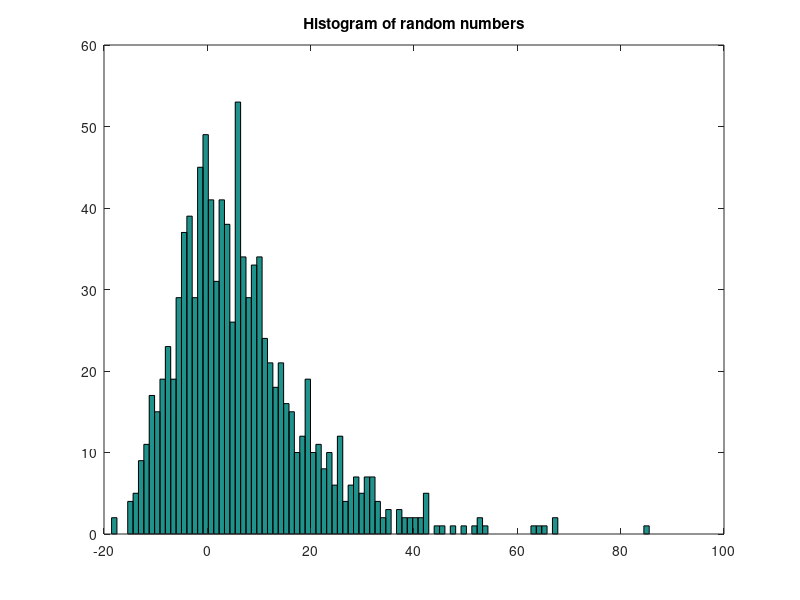
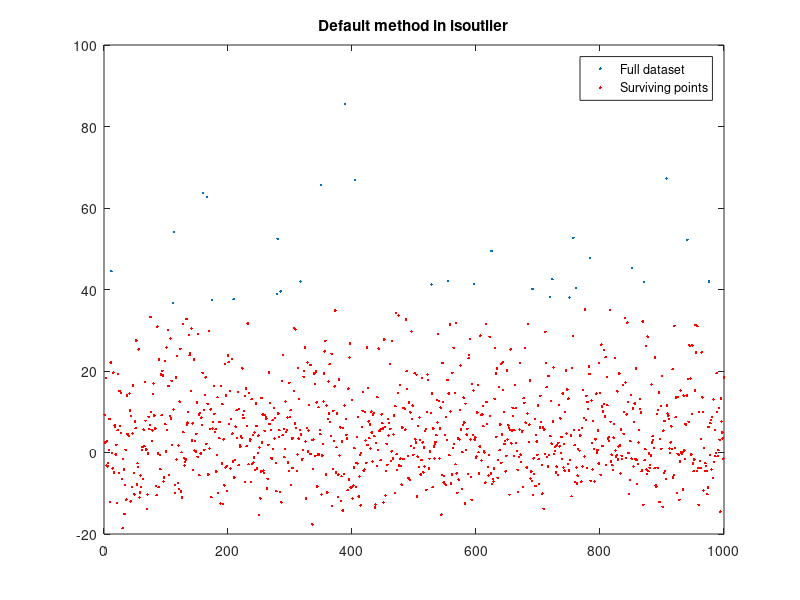
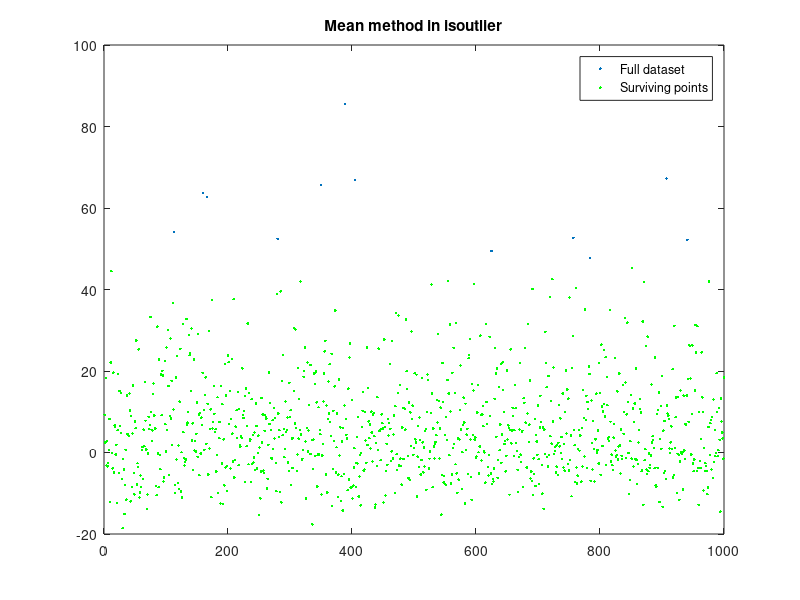
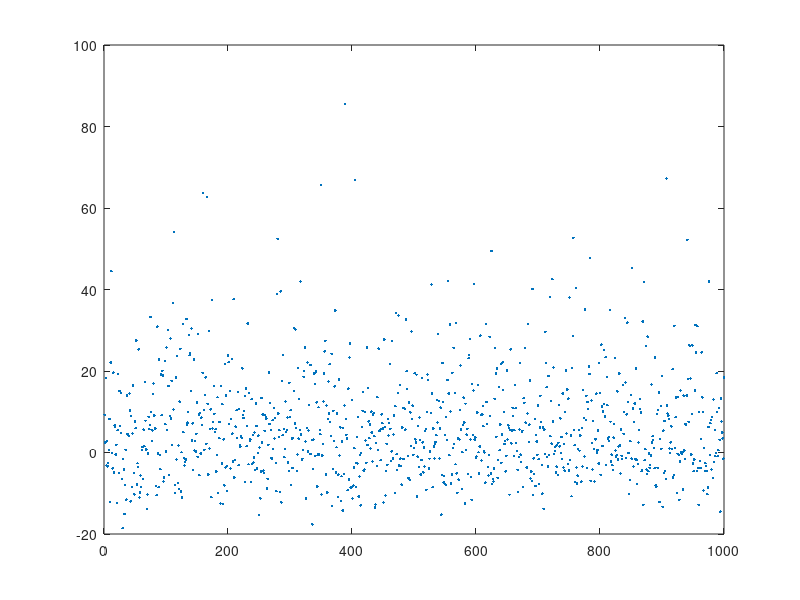

The MATLAB source for these figures, in order: (Note: this script raises an error after producing the figures.)
%Week 8 Example 1 Solution
clear all
close all
clc

%create data
data=gevrnd(0,10,1,[1000,1]);

%visualize the data
figure(1)
hist(data,100);
title('Histogram of random numbers')

%Use MAD option
figure(2)
plot(data,'.');
hold on
tmp=data;
tmp(isoutlier(data))=NaN;
plot(tmp,'r.');
legend('Full dataset','Surviving points')
title('Default method in isoutlier')

%Use mean option
figure(3)
plot(data,'.');
hold on
tmp=data;
tmp(isoutlier(data,'mean'))=NaN;
plot(tmp,'g.');
legend('Full dataset','Surviving points')
title('Mean method in isoutlier')

%Use quartiles option
figure(4)
plot(data,'.');
hold on
tmp=data;
tmp(isoutlier(data,'quartiles'))=NaN;
plot(tmp,'ro');
legend('Full dataset','Surviving points')
title('Quartiles method in isoutlier')

%Use percentiles option
figure(5)
plot(data,'.');
hold on
tmp=data;
tmp(isoutlier(data,'percentiles',[10 90]))=NaN;
plot(tmp,'go');
legend('Full dataset','Surviving points')
title('Percentiles [10 90] method in isoutlier')